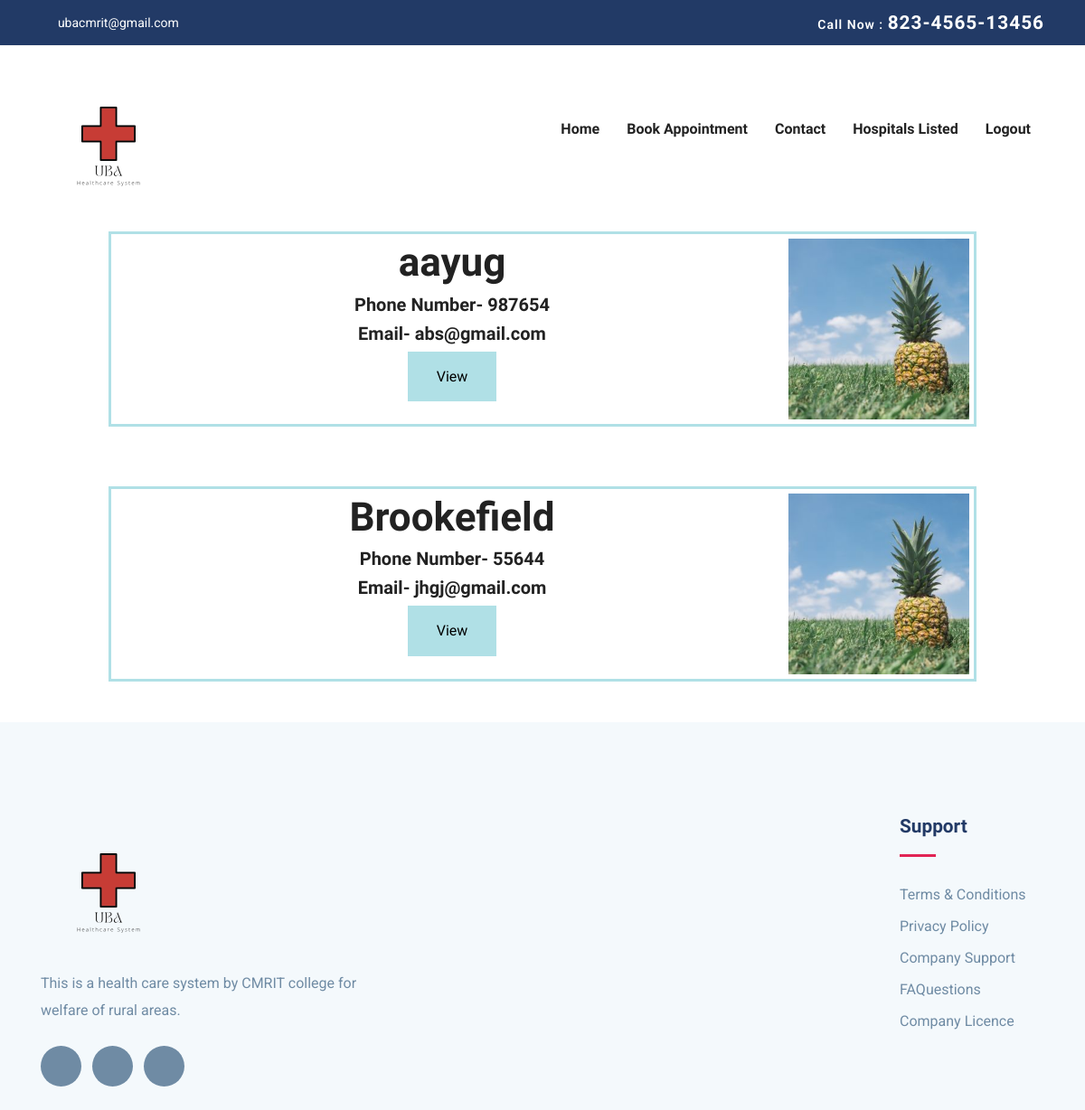
Screenshot of /hospital with the database file from the repository.
### app.py (models this page shows, shortened)
class Hospital(db.Model):
    id = db.Column(db.Integer,autoincrement=True,primary_key=True)
    name = db.Column(db.String(50),unique = False, nullable = True)
    phone = db.Column(db.String(20),nullable = False)
    email = db.Column(db.String(50),nullable = False)
    latitude = db.Column(db.String(50),nullable = False)
    longitude = db.Column(db.String(50),nullable = False)
    image = db.Column(db.String(50),nullable = True)
    description = db.Column(db.Text(100),nullable=True)

### app.py (the view)
@app.route('/hospital')
def hospital():
    data = db.session.query(Hospital).all()
    return render_template('hospital.html', data=data)

### templates/hospital.html (shortened to what this page needs)
{% extends "base.html" %}
{% block content %}
{% for i in data: %}
<center>
<div class="clearfix">
    <img class="img2" src="./static/images/pineapple.jpg" alt="Pineapple" width="170" height="170">
    <h2>{{i['name']}}</h2>
    <h5>Phone Number- {{i['phone']}}</h5>
    <h5>Email- {{i['email']}}</h5>
    <form action="/fullview" method="POST" style="z-index:-1;padding: -10%;margin: -10%;">
        <button class="bb" type="submit">View</button>
    </form>
</div>
</center>
<br>
{% endfor %}
{% endblock %}

### static/css/style.css (style rules this page uses)
html { overflow-x: hidden; }
body { line-height: 1.6; font-family: "Roboto", sans-serif; -webkit-font-smoothing: antialiased; font-size: 16px; color: #6F8BA4; font-weight: 400; }
h1, .h1, h2, .h2, h3, .h3, h4, .h4, h5, .h5, h6, .h6 { font-family: "Exo", sans-serif; font-weight: 700; color: #222; }
h2, .h2 { font-size: 44px; }
h5, .h5 { font-size: 1.25rem; }

### rows the page displays
Hospital: name "aayug", phone "987654", email "abs@gmail.com"
Hospital: name "Brookefield", phone "55644", email "jhgj@gmail.com"
